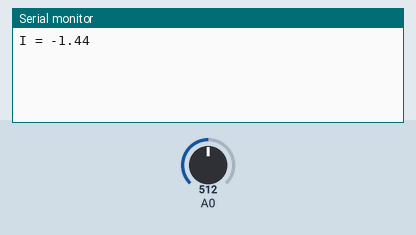
This sketch was run on a simulated Arduino Uno, built with avr-gcc and run on an emulated ATmega328P. Parts: the last lines printed to the serial monitor. The test bench sets the inputs (shaded band); at power-on: A0 = 512.

Above: at 1.2 s.
1.3 s: A0 set to 716
At 1.3 s:
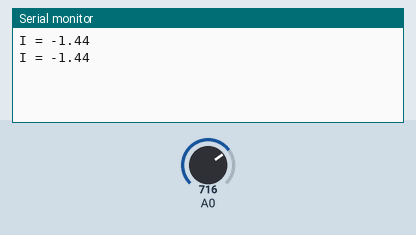
2.8 s: A0 set to 900
At 4.0 s:
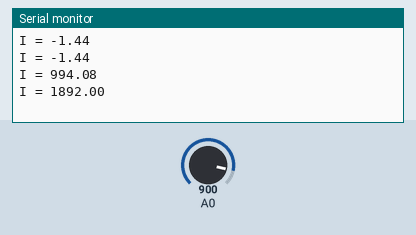
Timing chart, 0 to 5.8 s (numbered marks = the images above; inputs shaded):
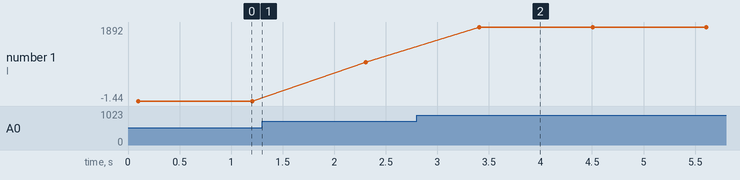

The sketch:

103-misura-corrente.ino
```cpp
void setup() {
  Serial.begin(9600);
}

void loop() {
  //campiono 10 valori e calcolo la media
  int val = 0;
  for (int i = 0; i < 10; i++) {
    val += analogRead(A0);
    delay(10);
  }
  val = val / 10;

  //ricavo la tensione sul pin A0. 4.88 = 5000 mV / 1024 campioni
  float tensione = 4.88 * val;

  float corrente = (tensione - 2500);

  Serial.print("I = ");
  Serial.println(corrente);

  delay(1000);
}
```

Measured:
- after the input at 2.8 s, the serial monitor: prints a new line after 0.61 s (image 2)
- plotted number 1: -1.44 → 994.08 after the input at 1.3 s, 994.08 → 1892 after the input at 2.8 s
